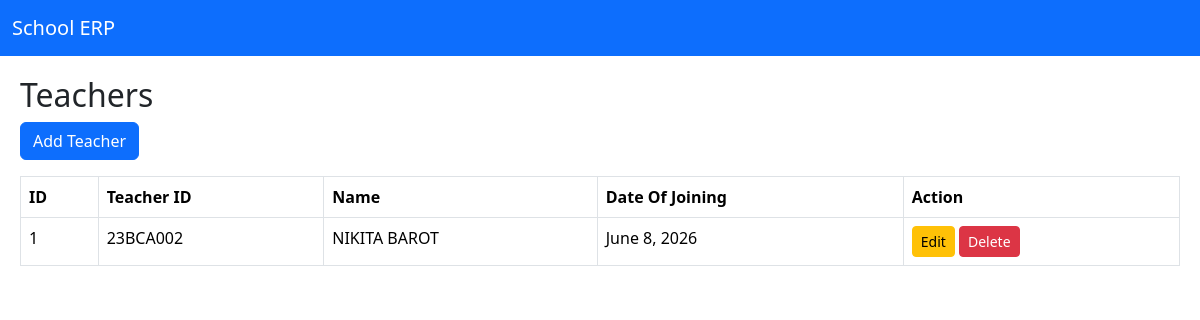
Screenshot of /teachers/ with the database file from the repository.
### teachers/models.py (models this page shows, shortened)
class Teacher(models.Model):
    user = models.OneToOneField(
        User,
        on_delete=models.CASCADE
    )
    teacher_id = models.CharField(
        max_length=10,
        unique=True
    )
    name = models.CharField(max_length=100)
    email = models.EmailField(unique=True)
    mobile = models.CharField(max_length=10 , unique=True)
    date_of_joining = models.DateField(null=True, blank=True)
    address = models.TextField()
    photo = models.ImageField(
        upload_to='teachers/',
        blank=True,
        null=True
    )

### teachers/views.py (the view)
# urls.py: path('', views.teacher_list, name='teacher_list'),
def teacher_list(request):
    teachers = Teacher.objects.all()
    context = {
        'teachers' : teachers
    }
    return render(request, 'teachers/teacher_list.html', context)

### templates/teachers/teacher_list.html
{% extends 'base.html' %}
{% block content %}
<h2>Teachers</h2>
<a href="{% url 'teacher_add' %}"
   class="btn btn-primary mb-3">
    Add Teacher
</a>
<table class="table table-bordered">
    <tr>
        <th>ID</th>
        <th>Teacher ID</th>
        <th>Name</th>
        <th>Date Of Joining</th>
        <th>Action</th>
    </tr>
    {% for teacher in teachers %}
    <tr>
        <td>{{ teacher.id }}</td>
        <td>{{ teacher.teacher_id }}</td>
        <td>{{ teacher.name }}</td>
        <td>{{ teacher.date_of_joining }}</td>
        <td>
            <a href="{% url 'teacher_update' teacher.id %}"
               class="btn btn-warning btn-sm">
                Edit
            </a>
            <a href="{% url 'teacher_delete' teacher.id %}"
               class="btn btn-danger btn-sm">
                Delete
            </a>
        </td>
    </tr>
    {% endfor %}
</table>
{% endblock %}

### rows the page displays
Teacher: id "1", teacher_id "23BCA002", name "NIKITA BAROT", date_of_joining "June 8, 2026"
